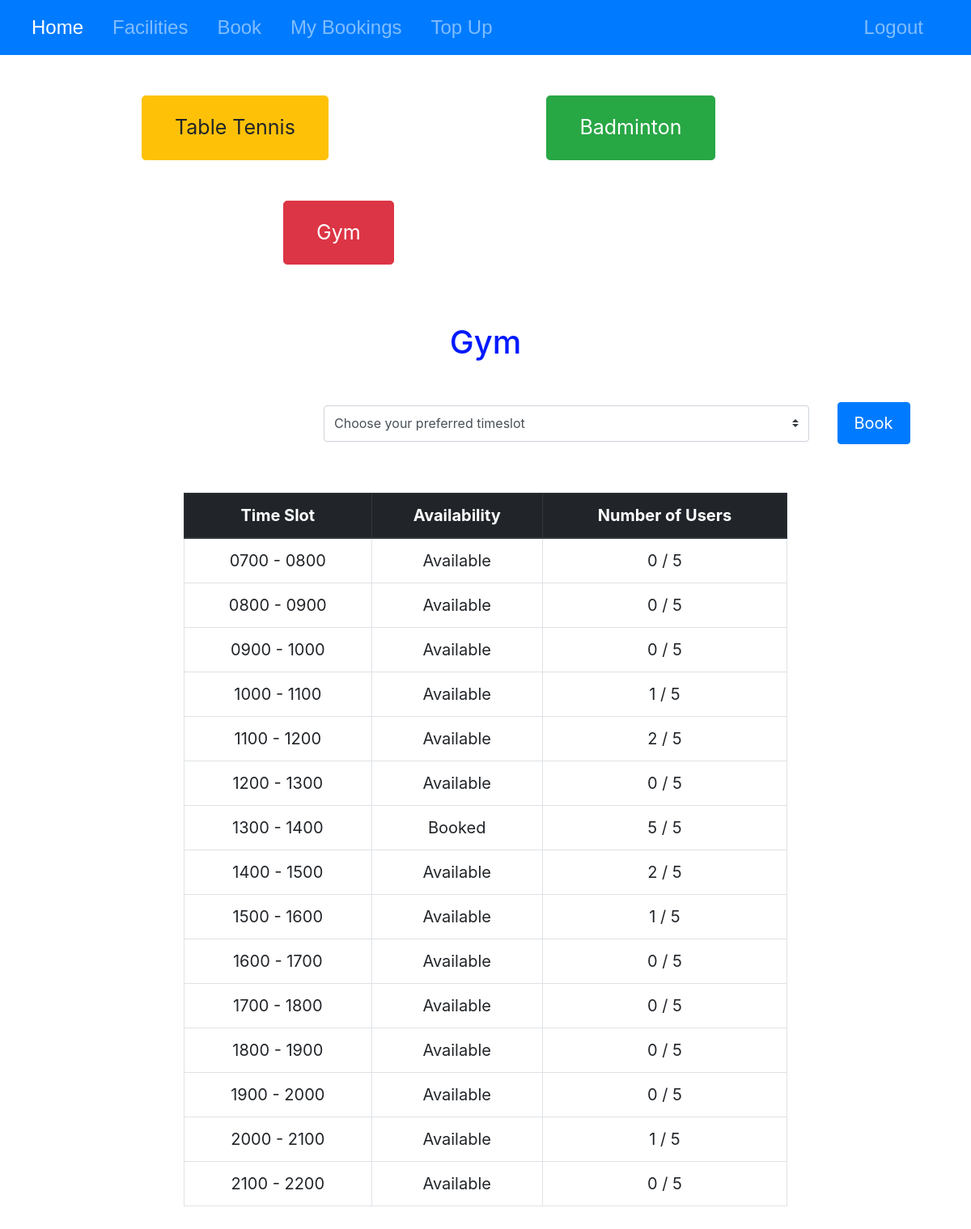
The page /book_gym (signed in) on the database its author committed.
### tables this page shows
CREATE TABLE gym (id INTEGER PRIMARY KEY AUTOINCREMENT NOT NULL, date DATE NOT NULL, time TEXT NOT NULL, availability TEXT NOT NULL CHECK (availability IN ("Available", "Booked")), no_of_users INTEGER CHECK (no_of_users >= 0 AND no_of_users <= 5));

### app.py (the view)
@app.route("/book_gym", methods=["GET", "POST"])
@login_required
def book_gym():
    if request.method == "POST":
        timeslot = request.form.get("timing")
        if not timeslot:
            return apology("please select a valid timeslot", 400)
        gym_count = db.execute("SELECT COUNT(id) AS gym_count FROM personal WHERE date = ? AND time = ? AND sport = ?", datetime.now().strftime("%Y-%m-%d"), timeslot, "Gym")[0]["gym_count"]
        if gym_count >= 1:
            return apology("you have already booked this slot", 400)
        status = db.execute("SELECT availability FROM gym WHERE time = ?", timeslot)[0]["availability"]
        if status == "Booked":
            return apology("this timeslot has been fully booked", 400)
        no_of_slots = db.execute("SELECT COUNT(id) AS no_of_slots FROM personal WHERE sport = ? AND date = ?", "Gym", datetime.now().strftime("%Y-%m-%d"))[0]["no_of_slots"]
        if no_of_slots >= 2:
            return apology("each user is only limited to 2 time slots per day for each sport", 400)
        cash = db.execute("SELECT cash FROM users WHERE id = ?", session["user_id"])[0]["cash"]
        if cash < 5:
            return apology("you do not have enough cash. please top up.", 400)
        db.execute("UPDATE gym SET no_of_users = no_of_users + 1 WHERE time = ?", timeslot)
        no_of_users = db.execute("SELECT no_of_users FROM gym WHERE time = ?", timeslot)[0]["no_of_users"]
        if no_of_users == 5:
            db.execute("UPDATE gym SET availability = ? WHERE time = ?", "Booked", timeslot)
        db.execute("INSERT INTO bookings (sport, date, time, cost, user_id) VALUES (?, ?, ?, ?, ?)", "Gym", datetime.now().strftime("%Y-%m-%d"), timeslot, 5.00, session["user_id"])
        db.execute("INSERT INTO personal (sport, date, time, cost) VALUES (?, ?, ?, ?)", "Gym", datetime.now().strftime("%Y-%m-%d"), timeslot, 5.00)
        db.execute("UPDATE users SET cash = cash - ? WHERE id = ?", 5.00, session["user_id"])
        user_bookings = db.execute("SELECT sport, date, time, cost FROM personal ORDER BY date, time")
        for booking in user_bookings:
            booking["cost"] = sgd(booking["cost"])
        return render_template("history.html", user_bookings=user_bookings)
    else:
        gym_availability = db.execute("SELECT time, availability, no_of_users FROM gym")
        return render_template("book_gym.html", gym_availability = gym_availability)

### app.py (called while the page is built)
@app.after_request
def after_request(response):
    response.headers["Cache-Control"] = "no-cache, no-store, must-revalidate"
    response.headers["Expires"] = 0
    response.headers["Pragma"] = "no-cache"
    return response

### helpers.py (called while the page is built)
def login_required(f):
    @wraps(f)
    def decorated_function(*args, **kwargs):
        if session.get("user_id") is None:
            return redirect("/login")
        return f(*args, **kwargs)
    return decorated_function

### templates/book_gym.html (shortened to what this page needs)
{% extends "layout.html" %}
{% block main %}
    <a href="/book_tt" class="btn btn-warning btn-lg tt-button" role="button" aria-pressed="true">Table Tennis</a>
    <a href="/book_bmt" class="btn btn-success btn-lg badminton-button" role="button" aria-pressed="true">Badminton</a>
    <a href="/book_gym" class="btn btn-danger btn-lg gym-button" role="button" aria-pressed="true">Gym</a>
    <div class="sports-header">
        <h1>Gym</h1>
    </div>
    <form action="/book_gym" method="post">
        <div class="booking-dropdown">
            <select name="timing" id="timing" class="custom-select">
                <option selected>Choose your preferred timeslot</option>
            </select>
            <button class="btn btn-primary confirm-button" type="submit">Book</button>
        </div>
    </form>
    <div class="table-container">
        <div class="table-section">
            <table class="table table-bordered table-hover">
                <thead class="thead-dark">
                    <tr>
                        <th scope="col">Time Slot</th>
                        <th scope="col">Availability</th>
                        <th scope="col">Number of Users</th>
                    </tr>
                </thead>
                <tbody>
                    {% for slot in gym_availability %}
                        <tr>
                            <td>{{ slot["time"] }}</td>
                            <td>{{ slot["availability"] }}</td>
                            <td>{{ slot["no_of_users"] }} / 5</td>
                        </tr>
                    {% endfor %}
                </tbody>
            </table>
        </div>
    </div>
{% endblock %}

### static/styles.css (style rules this page uses)
.tt-button { padding: 20px 40px; font-size: 25px; margin-left: 175px; margin-top: 50px; }
.badminton-button { padding: 20px 40px; font-size: 25px; margin-left: 265px; margin-top: 50px; }
.gym-button { padding: 20px 40px; font-size: 25px; margin-left: 350px; margin-top: 50px; }
.sports-header { color: #0019FF; margin-top: 40px; padding: 2rem 1rem; text-align: center; }
.table-container { font-size: 20px; margin-left: auto; margin-right: auto; padding-left: 15px; padding-right: 15px; text-align: center; width: 70%; }
.table-section { padding-bottom: 1rem; padding-left: 2rem; padding-right: 2rem; }
.booking-dropdown { margin-top: 10px; margin-bottom: 60px; }
.custom-select { margin-left: 400px; height: 45px; width: 600px; }
.confirm-button { font-size: 20px; padding: 10px 20px; margin-top: 0px; margin-left: 30px; }

### rows shown on the page
gym: time "0700 - 0800", availability "Available", no_of_users "0"
gym: time "0800 - 0900", availability "Available", no_of_users "0"
gym: time "0900 - 1000", availability "Available", no_of_users "0"
gym: time "1000 - 1100", availability "Available", no_of_users "1"
gym: time "1100 - 1200", availability "Available", no_of_users "2"
gym: time "1200 - 1300", availability "Available", no_of_users "0"
gym: time "1300 - 1400", availability "Booked", no_of_users "5"
gym: time "1400 - 1500", availability "Available", no_of_users "2"
gym: time "1500 - 1600", availability "Available", no_of_users "1"
gym: time "1600 - 1700", availability "Available", no_of_users "0"
gym: time "1700 - 1800", availability "Available", no_of_users "0"
gym: time "1800 - 1900", availability "Available", no_of_users "0"
gym: time "1900 - 2000", availability "Available", no_of_users "0"
gym: time "2000 - 2100", availability "Available", no_of_users "1"
gym: time "2100 - 2200", availability "Available", no_of_users "0"
